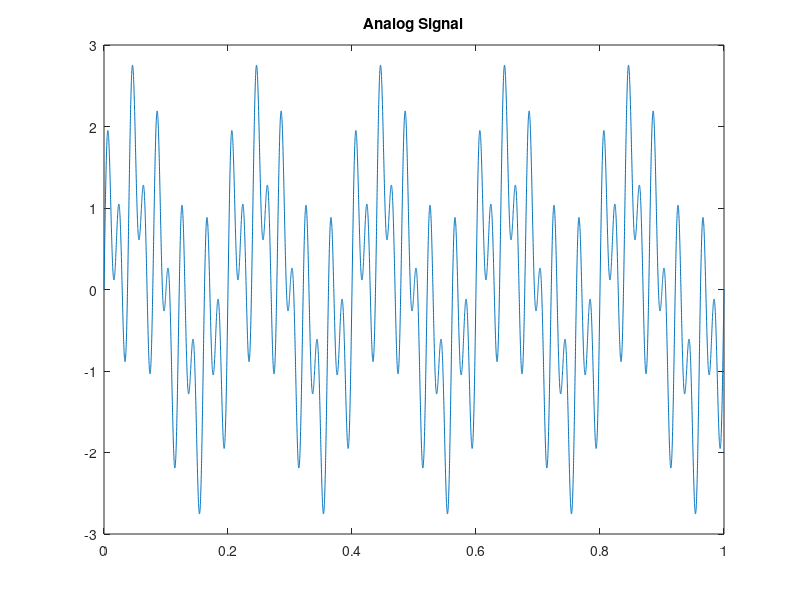
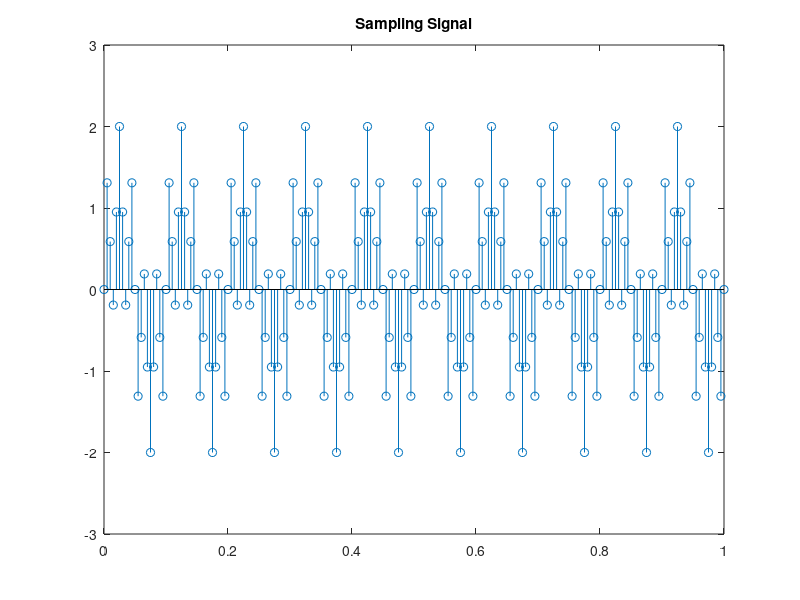
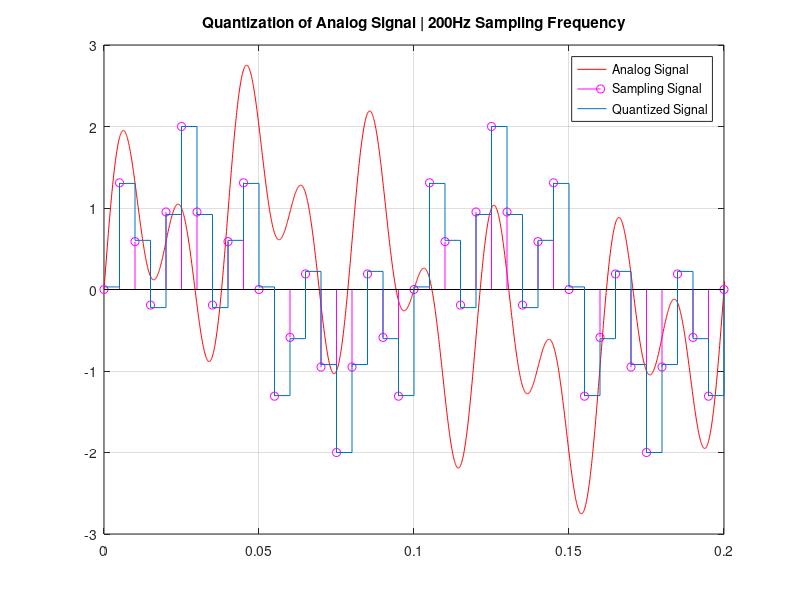

These charts were generated, in order, by the following MATLAB code: (Note: this script raises an error after producing the figures.)
%% Task B Step-7 for 6bit

%% Analog SIgnal 

f1=10;
f2=50;
f3=100;
nB=6; %No. of bits %CHANGED FROM PREVIOUS CODES
Level=2^nB;

N=2;
n1=0:0.0001:N-1;
y = sin(2*pi*f1*n1/N) + sin(2*pi*f2*n1/N) + sin(2*pi*f3*n1/N);
figure(1)
plot(n1,y);
hold on
title('Analog Signal')
hold off

%% Sampling 

fsD=2*f3;    % Sampling frequency fs=200Hz
n2=0:1/fsD:N-1;
ys = sin(2*pi*f1*n2) + sin(2*pi*f2*n2) + sin(2*pi*f3*n2);
figure(2)
stem(n2,ys);
title('Sampling Signal')
hold off

%% Quantization

step=(max(ys)-min(ys))/(Level-1) %We get 1 slot less than the level

for i=1:Level
    L(i)=min(ys)+ step*(i-1); %First L1, then L1+step , next L1+step*2, then L1+step*3
end

yq=ys;

%Level Assignment
for m=1:length(L)-1;
    p= yq>L(m) & yq<L(m+1) & abs(yq-L(m)) < abs (yq-L(m+1));
    yq(p)= L(m);
    
    p= yq>L(m) & yq<L(m+1) & abs(yq-L(m)) > abs (yq-L(m+1));
    yq(p)=L(m+1);
end

figure(3)
stem(n2,yq)
hold off

figure(3)
plot(n1,y,'r');
hold on
stem(n2,ys,'m');
hold on
stairs(n2,yq);
xlim([0 0.2])
legend ('Analog Signal','Sampling Signal', 'Quantized Signal');
title('Quantization of Analog Signal | 200Hz Sampling Frequency')
grid on

%% Determination of Power
Noise_Power = 20*log(step^2/12)

%% Determination of SQNR 

sA= meansqr(ys)/((step^2)/12); %NOT dB value
sqnrA=10*log10(sA)%dB Value
sqnrB=1.76+(6*nB) %dB Value

%% Reconstruct

figure (4)
subplot(221);
plot(n1,y,'r','Linewidth',2);
title ('Original Signal')
xlim([0 0.3])
hold on
subplot(222);
stem (n2,ys,'Linewidth',2)
title ('Sampled Signal')
xlim([0 0.3])
hold on
subplot(223);
stem (n2,yq,'Linewidth',2)
title ('Quantized Signal')
xlim([0 0.3])
hold on
yr=interp1(n2,yq,n2);
subplot(224);
plot(n2,yr,'r','Linewidth',2);
title ('Reconstructed Signal')
xlim([0 0.3])









